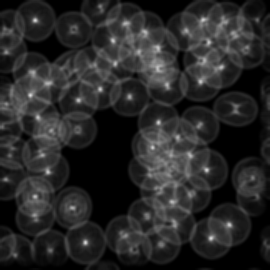
#> input picture Task 3/blood_accum.png, 270 x 270 px; its folder holds only this picture in this run
$ python Task_3.py
#> lines starting #> are read from the running program, lines starting #| are printed output that depends on the picture
import numpy as np
import cv2
import matplotlib.pyplot as plt
from tkinter.filedialog import askopenfilename
import math
from collections import defaultdict

def circular_detection ( image , diameterRange ) :


    radiusRange = [ int ( elem / 2 ) for elem in diameterRange ]
    rangeMin = radiusRange [ 0 ]
    rangeMax =  radiusRange [ 1 ]
    row , column = image.shape

    accumulatorMatrix = np.zeros ( [ 2 * row , 2 * column , rangeMax + 1 ] )
    for r in radiusRange :
        for x in range ( row ) :
            for y in range ( column ) :
                if image [ x ] [ y ] != 0 :
                    for theta in range ( 0 , 360 ) :
                        b = y - r * np.sin ( theta * math.pi / 180 )
                        a = x - r * np.cos ( theta * math.pi / 180 )
                        accumulatorMatrix [ int ( a ) , int ( b ) , int ( r ) ] += 1  # voting

    accumulatorMatrix_ = np.sum ( accumulatorMatrix , axis = 2 )
    accumulatorMatrix_ = ( ( accumulatorMatrix_ - accumulatorMatrix_.min() ) *
                           ( 1.0 / (accumulatorMatrix_.max() - accumulatorMatrix_.min() ) * 255 ) ) # normalization

    accumulatorImage = accumulatorMatrix_ [ : row + 1 , : column + 1 ]
    max_value = np.max ( accumulatorMatrix )
    indices = np.argwhere ( accumulatorMatrix > ( max_value * 0.7 ) )

    return indices, accumulatorImage

if __name__ == "__main__":
    filename =  askopenfilename ( initialdir = "" ,
                                  title = "Choose an image " ,
                                  filetypes = [ ("Image File" , "*.png") ] ) # input the image file
#> the answer given: blood_accum.png
    img = cv2.imread( filename )
#> img is the input picture: shape (270, 270, 3); min 0, max 219, mean 40.1
    edgeDetected = cv2.Canny ( img , 50 , 150 )
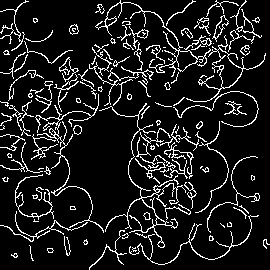
#> edgeDetected: shape (270, 270); 11% white in thin lines or dots

    indices, accumulatorImage = circular_detection( edgeDetected , [ 15 , 25 ] ) # circles 15-25
#> (the run stopped early here; a loop or call above may not have finished)
